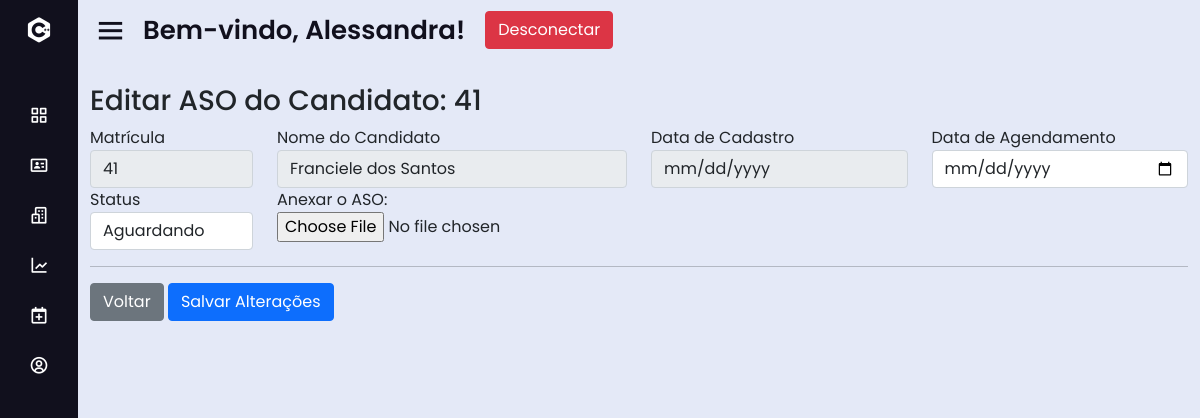
Screenshot of /dash.php?page=fedit_aso&idaso=5 (signed in) with the database file from the repository.
### tables this page shows
CREATE TABLE IF NOT EXISTS `aso` (
  `idaso` int(11) NOT NULL AUTO_INCREMENT,
  `id_cand` int(11) DEFAULT NULL,
  `datacadastro` datetime DEFAULT NULL,
  `dataagenda` datetime DEFAULT NULL,
  `asoimg` varchar(50) DEFAULT NULL,
  `status` varchar(50) DEFAULT NULL,
  PRIMARY KEY (`idaso`),
  KEY `aso_candidato` (`id_cand`),
  CONSTRAINT `aso_candidato` FOREIGN KEY (`id_cand`) REFERENCES `candidato` (`id_cand`) ON DELETE NO ACTION ON UPDATE NO ACTION
);

CREATE TABLE IF NOT EXISTS `candidato` (
  `id_cand` int(11) NOT NULL AUTO_INCREMENT,
  `nome_cand` varchar(50) NOT NULL,
  `data_cad_cand` date NOT NULL,
  `data_nasc_cand` date NOT NULL,
  `sexo_cand` varchar(50) NOT NULL DEFAULT '',
  `telefone_cand` int(11) DEFAULT NULL,
  `celular_cand` int(11) DEFAULT NULL,
  `email_cand` varchar(50) NOT NULL,
  `status_cand` varchar(50) DEFAULT NULL,
  `id` int(11) DEFAULT NULL,
  PRIMARY KEY (`id_cand`),
  KEY `candidato_usuario` (`id`),
  CONSTRAINT `candidato_usuario` FOREIGN KEY (`id`) REFERENCES `usuario` (`id`) ON DELETE NO ACTION ON UPDATE NO ACTION
);

### sis/aso/fedit_aso.php (the view, shortened to what this page needs)
<?php
if (isset($_GET['idaso']) && is_numeric($_GET['idaso'])) {
    $idaso = (int) $_GET['idaso'];
    include_once 'base/config.php';
    $sql = mysqli_query($con, "SELECT aso.*, candidato.nome_cand FROM aso
                               JOIN candidato ON aso.id_cand = candidato.id_cand
                               WHERE aso.idaso = '$idaso'");
    $row = mysqli_fetch_array($sql);
    if ($row) {
        $id_cand = $row['id_cand'];
        $datacadastro = $row['datacadastro'];
        $dataagenda = $row['dataagenda'];
        $status = $row['status'];
        $nome_cand = $row['nome_cand'];
    } else {
        echo "Registro de ASO não encontrado.";
        exit;
    }
} else {
    echo "ID de ASO não definido ou inválido.";
    exit;
}
?>
<div id="main" class="container-fluid">
    <br><h3 class="page-header">Editar ASO do Candidato: <?php echo $id_cand; ?></h3>
    <form action="?page=atualiza_aso&idaso=<?php echo $idaso; ?>" method="post" enctype="multipart/form-data">
    <div class="row">
        <div class="form-group col-md-2">
            <label for="id_cand">Matrícula</label>
            <input type="text" class="form-control" name="id_cand" value="<?php echo $id_cand; ?>" readonly>
        </div>
        <div class="form-group col-md-4">
            <label for="nome_cand">Nome do Candidato</label>
            <input type="text" class="form-control" name="nome_cand" value="<?php echo $nome_cand; ?>" readonly>
        </div>
        <div class="form-group col-md-3">
            <label for="datacadastro">Data de Cadastro</label>
            <input type="date" class="form-control" name="datacadastro" value="<?php echo $datacadastro; ?>" readonly>
        </div>
        <div class="form-group col-md-3">
            <label for="dataagenda">Data de Agendamento</label>
            <input type="date" class="form-control" name="dataagenda" value="<?php echo $dataagenda; ?>">
        </div>
    </div>
    <div class="row">
        <div class="form-group col-md-2">
            <label for="status">Status</label>
            <select class="form-control" name="status">
                <option value="AG" <?php echo ($status === 'AG') ? 'selected' : ''; ?>>Aguardando</option>
            </select>
        </div>
        <div class="form-group col-md-2">
            Anexar o ASO: <input name="asoimg" type="file" /><br>
        </div>
    </div>
    <hr/>
    <div id="actions" class="row">
        <div class="col-md-12">
            <a href="?page=lista_aso" class="btn btn-secondary">Voltar</a>
            <button type="submit" class="btn btn-primary">Salvar Alterações</button>
        </div>
    </div>
</div>

### css/style.css (style rules this page uses)
* { margin: 0; padding: 0; box-sizing: border-box; font-family: 'Poppins', sans-serif; }

### rows the page displays
aso: id_cand "41", nome_cand "Franciele dos Santos", status "Aguardando"

### other values shown
$_SESSION['UsuarioNome'] "Alessandra"
